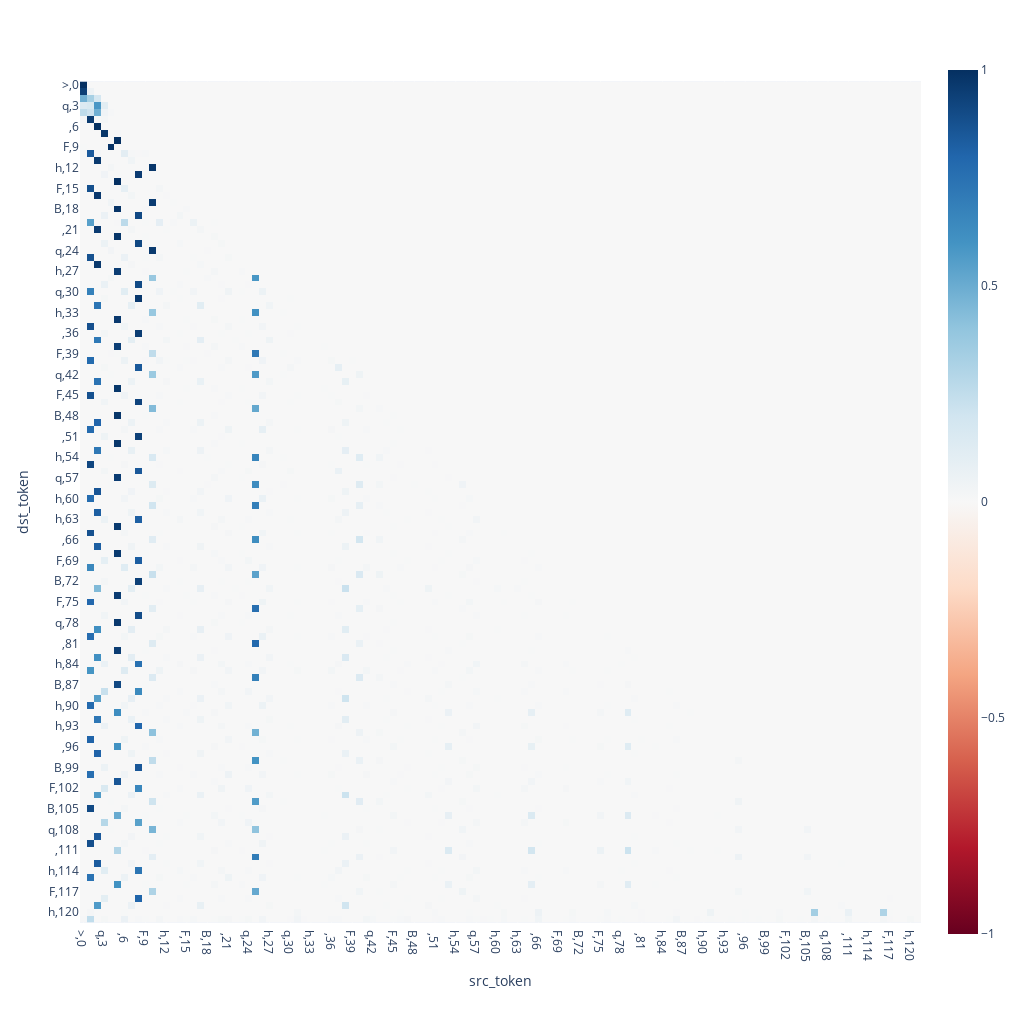

Source (notebook cell):
### Code cell
test_input = next(generate_dataset(n=4))
test_input_tokens = tokenizer.str_to_tokens(test_input)
logits, cache = model.run_with_cache(torch.tensor(test_input_tokens))

for k in cache:
    print(f"{k} {cache[k].shape}")

attn_pattern = cache["pattern", 0]
print(attn_pattern.shape)

limit = sequence_len(n_comb)
opts = {
    "x": [f"{c},{i}" for i, c in enumerate(test_input[:limit])],
    "y": [f"{c},{i}" for i, c in enumerate(test_input[:limit])],
}

imshow(attn_pattern[-1,-1][:limit,:limit], xaxis="src_token", yaxis="dst_token", **opts)

### Figure 1 — Plotly figure (JSON) as saved in the notebook; plotly's stock layout.template omitted (floating-point values rounded to 4 significant figures; data arrays with more than 128 entries replaced by an {"elided": "..."} marker saying what was removed)
{"data": [{"coloraxis": "coloraxis", "hovertemplate": "src_token: %{x}<br>dst_token: %{y}<br>color: %{z}<extra></extra>", "name": "0", "type": "heatmap", "x": [">,0", " ,1", "h,2", "q,3", "B,4", "F,5", " ,6", "h,7", "q,8", "F,9", "B,10", " ,11", "h,12", "B,13", "q,14", "F,15", " ,16", "h,17", "B,18", "F,19", "q,20", " ,21", "h,22", "F,23", "q,24", "B,25", " ,26", "h,27", "F,28", "B,29", "q,30", " ,31", "q,32", "h,33", "B,34", "F,35", " ,36", "q,37", "h,38", "F,39", "B,40", " ,41", "q,42", "B,43", "h,44", "F,45", " ,46", "q,47", "B,48", "F,49", "h,50", " ,51", "q,52", "F,53", "h,54", "B,55", " ,56", "q,57", "F,58", "B,59", "h,60", " ,61", "B,62", "h,63", "q,64", "F,65", " ,66", "B,67", "h,68", "F,69", "q,70", " ,71", "B,72", "q,73", "h,74", "F,75", " ,76", "B,77", "q,78", "F,79", "h,80", " ,81", "B,82", "F,83", "h,84", "q,85", " ,86", "B,87", "F,88", "q,89", "h,90", " ,91", "F,92", "h,93", "q,94", "B,95", " ,96", "F,97", "h,98", "B,99", "q,100", " ,101", "F,102", "q,103", "h,104", "B,105", " ,106", "F,107", "q,108", "B,109", "h,110", " ,111", "F,112", "B,113", "h,114", "q,115", " ,116", "F,117", "B,118", "q,119", "h,120", ".,121"], "xaxis": "x", "y": [">,0", " ,1", "h,2", "q,3", "B,4", "F,5", " ,6", "h,7", "q,8", "F,9", "B,10", " ,11", "h,12", "B,13", "q,14", "F,15", " ,16", "h,17", "B,18", "F,19", "q,20", " ,21", "h,22", "F,23", "q,24", "B,25", " ,26", "h,27", "F,28", "B,29", "q,30", " ,31", "q,32", "h,33", "B,34", "F,35", " ,36", "q,37", "h,38", "F,39", "B,40", " ,41", "q,42", "B,43", "h,44", "F,45", " ,46", "q,47", "B,48", "F,49", "h,50", " ,51", "q,52", "F,53", "h,54", "B,55", " ,56", "q,57", "F,58", "B,59", "h,60", " ,61", "B,62", "h,63", "q,64", "F,65", " ,66", "B,67", "h,68", "F,69", "q,70", " ,71", "B,72", "q,73", "h,74", "F,75", " ,76", "B,77", "q,78", "F,79", "h,80", " ,81", "B,82", "F,83", "h,84", "q,85", " ,86", "B,87", "F,88", "q,89", "h,90", " ,91", "F,92", "h,93", "q,94", "B,95", " ,96", "F,97", "h,98", "B,99", "q,100", " ,101", "F,102", "q,103", "h,104", "B,105", " ,106", "F,107", "q,108", "B,109", "h,110", " ,111", "F,112", "B,113", "h,114", "q,115", " ,116", "F,117", "B,118", "q,119", "h,120", ".,121"], "yaxis": "y", "z": {"elided": "122x122 float values"}}], "layout": {"coloraxis": {"cmid": 0, "colorscale": [[0, "rgb(103,0,31)"], [0.1, "rgb(178,24,43)"], [0.2, "rgb(214,96,77)"], [0.3, "rgb(244,165,130)"], [0.4, "rgb(253,219,199)"], [0.5, "rgb(247,247,247)"], [0.6, "rgb(209,229,240)"], [0.7, "rgb(146,197,222)"], [0.8, "rgb(67,147,195)"], [0.9, "rgb(33,102,172)"], [1, "rgb(5,48,97)"]]}, "height": 1024, "margin": {"t": 60}, "width": 1024, "xaxis": {"anchor": "y", "constrain": "domain", "domain": [0, 1], "scaleanchor": "y", "title": {"text": "src_token"}}, "yaxis": {"anchor": "x", "autorange": "reversed", "constrain": "domain", "domain": [0, 1], "title": {"text": "dst_token"}}}}
